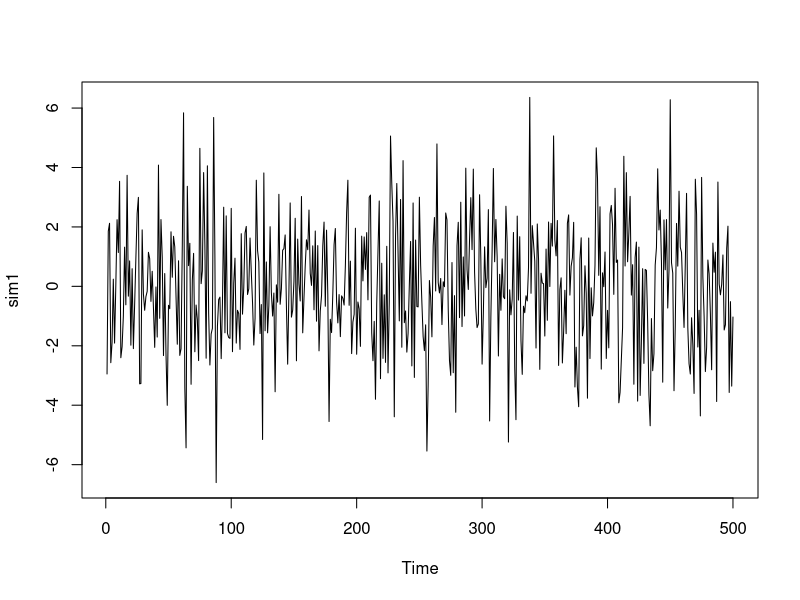

Generate this figure with R:
#Variance in mean for t.s data testing
#try phi = 0.1, sd = 2
#Simulate data from AR(1) process
sigma1 = 2
phi1 = 0.1
sim1 = arima.sim(n = 500, list(ar = phi1), sd = sigma1)
ts.plot(sim1)

#Calculate sample mean for the first three observations:
#x_bar = 1/3*(sim1[1] + sim1[2] + sim1[3])

#first three observations:
#sim1_three = sim1[1:3]


#Variance of X_t function
var_fun <- function(phi, sigma){
  var_xt = (sigma)^2/(1-phi^2)
  return(var_xt)
}

#Autocovariance function
autocov_fun <- function(phi, sigma, k){
  acovf = ((phi)^k)*(sigma^2/(1-phi^2))
  return(acovf)
}


#Variance in means function:
#initialize sum
sum1 = 0
sum2 = 0

var_in_means <- function(n){
  for (i in 1:length(sim1)){
    for (j in 1:length(sim1)){
      if(j == i){
        sum1 = sum1 + var_fun(phi1, sigma1)
      }#variance case
      else{
        diff = abs(j-i) #this gives the k-value
        sum2 = sum2 + autocov_fun(phi1, sigma1, diff)
      }#covariance case
    }
  }
  sum = (1/n^2)*(sum1 + sum2)
  return(sum)
}

#For a single simulation, n = 500
var_in_means(500)


